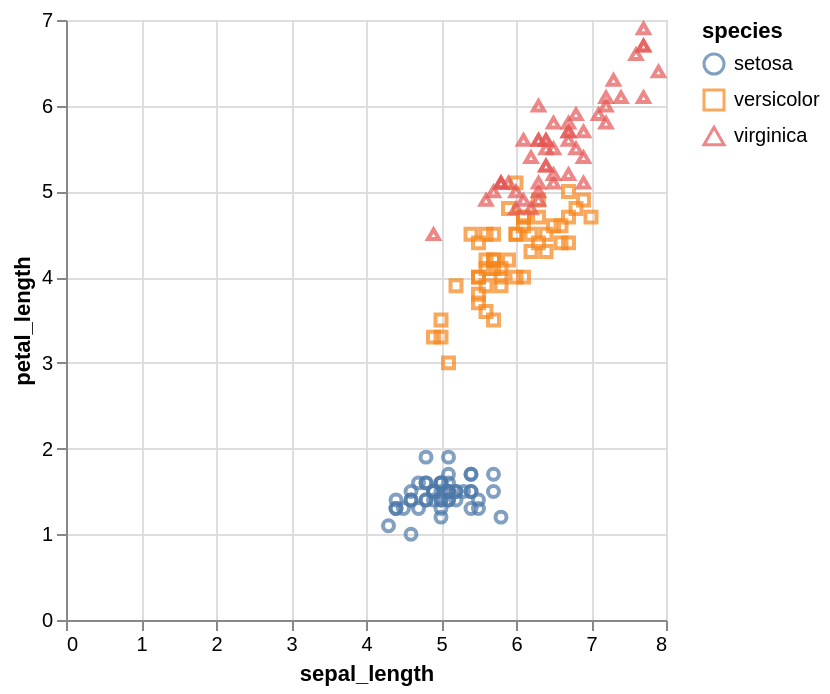

The cell this chart's notebook holds for it:
### Code cell
import altair as alt

chart = alt.Chart(iris).mark_point().encode(
    x='sepal_length',
    y='petal_length',
    shape='species',
    color='species',
    tooltip=['sepal_length', 'petal_length', 'species']
)

chart

### Figure 1 — Vega-Lite specification as saved in the notebook (floating-point values rounded to 4 significant figures; data arrays with more than 128 entries replaced by an {"elided": "..."} marker saying what was removed)
{"config": {"view": {"continuousWidth": 300, "continuousHeight": 300}}, "data": {"name": "data-1e567859887cfba938dfd8c3a6e13b01"}, "mark": {"type": "point"}, "encoding": {"color": {"field": "species", "type": "nominal"}, "shape": {"field": "species", "type": "nominal"}, "tooltip": [{"field": "sepal_length", "type": "quantitative"}, {"field": "petal_length", "type": "quantitative"}, {"field": "species", "type": "nominal"}], "x": {"field": "sepal_length", "type": "quantitative"}, "y": {"field": "petal_length", "type": "quantitative"}}, "$schema": "https://vega.github.io/schema/vega-lite/v6.1.0.json", "datasets": {"data-1e567859887cfba938dfd8c3a6e13b01": {"elided": "150 records"}}}
